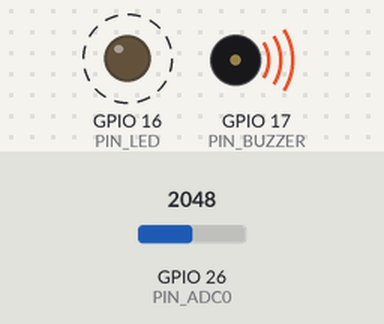
The sketch below on a simulated ESP32. Shown: output pins drawn as LEDs (lit = HIGH), buzzer (waves = sounding, pin HIGH). Dashed ring = blinking. Inputs (shaded band) come from the test bench; at power-on: GPIO 26 (PIN_ADC0) = 2048.

Above: at 1.8 s.
1.9 s: GPIO 26 (PIN_ADC0) set to 542
5.4 s: GPIO 26 (PIN_ADC0) set to 471
At 6.5 s:
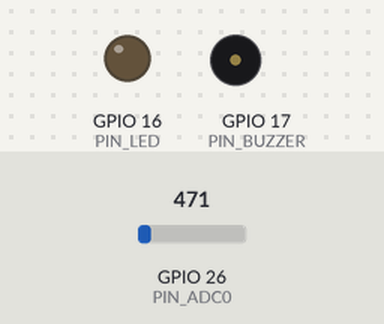
7.5 s: GPIO 26 (PIN_ADC0) set to 540
At 7.9 s:
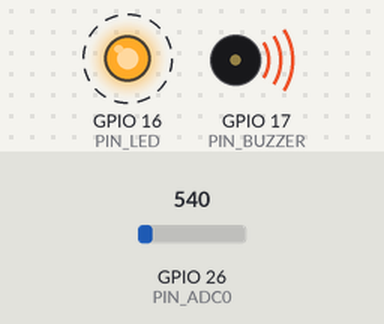
11.5 s: GPIO 26 (PIN_ADC0) set to 491
At 11.9 s:
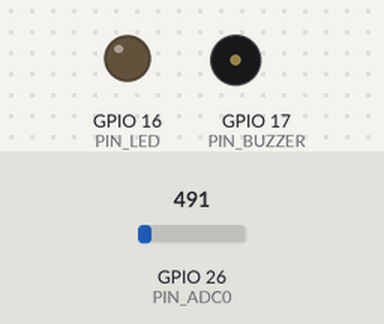
Timing chart, 0 to 14.0 s (numbered marks = the images above; inputs shaded):
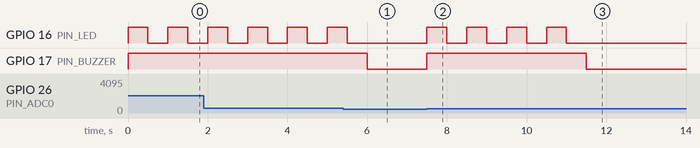

The sketch:

Project_23.2_Flame_Alarm.ino
```cpp
//**********************************************************************************
/*
 * 文件名  : 火焰报警器
 * 描述 : 通过火焰传感器控制蜂鸣器和LED.
 * 作者 : www.keyes-robot.com
*/
#define PIN_ADC0      26  //火焰传感器的引脚
#define PIN_LED       16  // LED的引脚
#define PIN_BUZZER    17  // 蜂鸣器的引脚

void setup() {
  pinMode(PIN_LED, OUTPUT);
  pinMode(PIN_BUZZER, OUTPUT);
  pinMode(PIN_ADC0, INPUT);
}

void loop() {
  int adcVal = analogRead(PIN_ADC0); //读取火焰传感器的ADC值
  if (adcVal >= 500) {
    digitalWrite (PIN_BUZZER, HIGH); //蜂鸣器鸣叫
    digitalWrite(PIN_LED, HIGH); // 点亮LED
    delay(500); // 延时0.5秒.
    digitalWrite(PIN_LED, LOW); // 熄灭 LED
    delay(500); // 延时0.5秒
  }
  else
  {
    digitalWrite(PIN_LED, LOW);  //熄灭LED
    digitalWrite (PIN_BUZZER, LOW); //关闭蜂鸣器
  }
}
//**********************************************************************************
```

Measured:
- the behaviour switches between 500 and 499 on GPIO 26 (PIN_ADC0) (found by bisection; images 0 and 1)
- after the input at 5.4 s, GPIO 16 (PIN_LED): goes on until 5.5 s, then stays LOW; GPIO 17 (PIN_BUZZER): HIGH → LOW after 0.60 s
- after the input at 7.5 s, GPIO 16 (PIN_LED): alternates HIGH for 0.50 s and LOW for 0.50 s, starting at once; GPIO 17 (PIN_BUZZER): LOW → HIGH at once
- after the input at 11.5 s, GPIO 16 (PIN_LED): stops changing and stays LOW; GPIO 17 (PIN_BUZZER): HIGH → LOW at once
- by itself, GPIO 16 (PIN_LED): alternates HIGH for 0.50 s and LOW for 0.50 s
